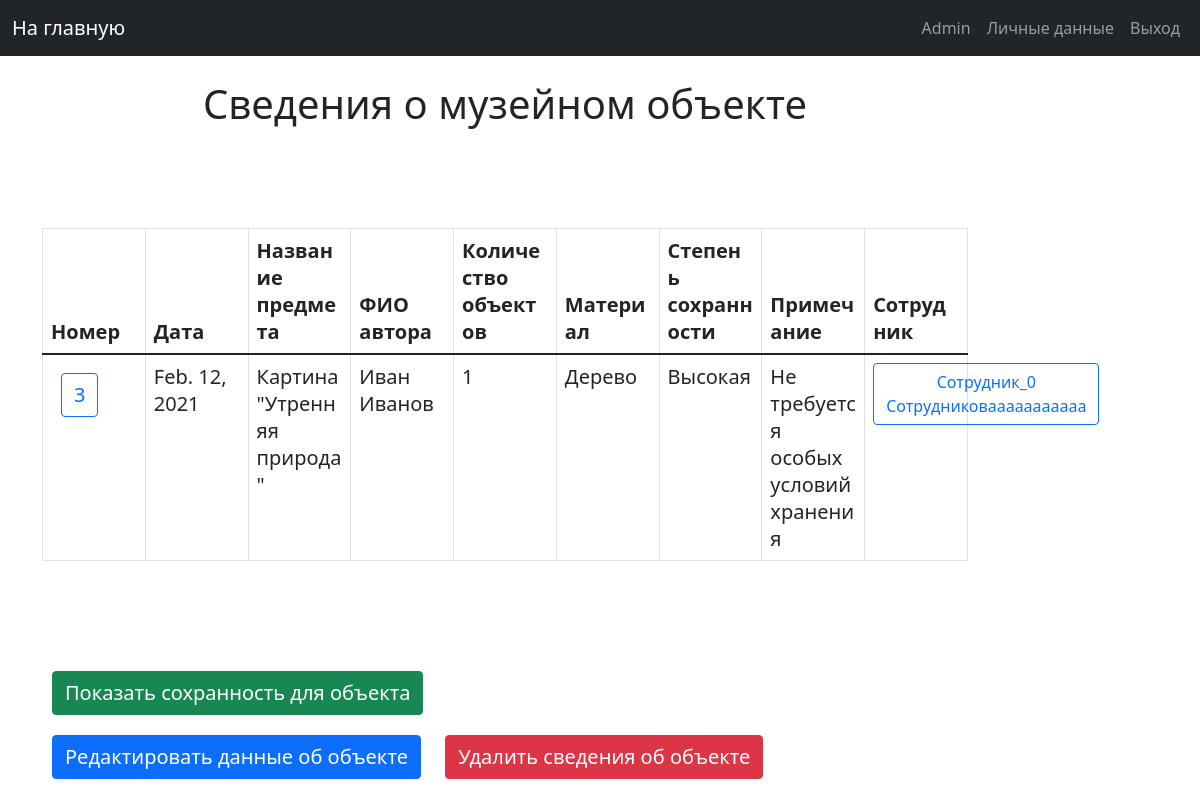
The page /main_page_admin/gik3 (signed in) on the database its author committed.
### musem/models.py (models this page shows, shortened)
class Gik(models.Model):
    gik_id = models.IntegerField(primary_key=True)
    date = models.DateField()
    name = models.CharField(max_length=50)
    name_author = models.CharField(max_length=50)
    surname_author = models.CharField(max_length=50)
    count_objects = models.IntegerField(default=0)
    material = models.CharField(max_length=20)
    safety_on_coming = models.CharField(max_length=50)
    short_description = models.CharField(max_length=200)
    note = models.TextField(default='Some note')
    employee = models.ForeignKey('Employee', on_delete=models.CASCADE)
    is_activate = models.IntegerField(default=1)
    class Meta:
        verbose_name = "Gik"
        verbose_name_plural = "Gik in museum"

### musem/views.py (the view)
# urls.py: path('main_page_admin/gik<int:gik_id>', admin_gik_description, name="gik_description"),
def admin_gik_description(request, gik_id):
    if not request.user.is_superuser:
        return HttpResponseForbidden()
    head = ["Номер", "Дата", "Название предмета", "ФИО автора", "Количество объектов", "Материал",
            "Степень сохранности", "Примечание", "Сотрудник"]
    table = Gik.objects.raw(
        raw_query=f"SELECT mg.gik_id, mg.date, mg.name, mg.name_author, mg.surname_author, mg.count_objects, mg.material, mg.safety_on_coming,"
                  f" mg.short_description, mg.note, me.name as name_employee, me.surname as employee_surname, "
                  f"me.employee_id FROM musem_gik mg JOIN musem_employee me ON mg.employee_id = me.employee_id "
                  f"WHERE gik_id = {gik_id} AND mg.is_activate = 1"
    )
    return render(request, 'admin_pages/tables/descriptions/gik_description.html', {
        'title_page': 'Сведения о музейном объекте',
        'hide_nav_bar': 0,
        'head': head,
        'table': table,
        'is_description': 1,
        'is_administrative_zone': 1
    })

### templates/admin_pages/tables/descriptions/gik_description.html
{% extends 'include/base.html' %}
{% load static %}
{% block title %}
    <div class="title_block">
        <h2 class="title">{{ title_page }}</h2>
    </div>
{% endblock title %}
{% block content %}
    <div class="list_button_block">
        {% include 'include/tables/gik_table.html' %}
        {% for content_list in table %}
            <div class="extra-functions">
                <a class="btn btn-success text_button"
                   href="{% url 'safe_description_for_gik' gik_id=content_list.gik_id %}">
                    Показать сохранность для объекта
                </a>
            </div>
            <a class="btn btn-primary text_button"
               href="{% url 'edit_gik' gik_id=content_list.gik_id %}">Редактировать данные об объекте</a>
            <a class="btn btn-danger text_button"
               href="{% url 'delete_gik' gik_id=content_list.gik_id %}">Удалить сведения об объекте</a>
        {% endfor %}
    </div>
{% endblock content %}

### templates/include/navbar.html (shortened to what this page needs)
<nav class="navbar navbar-expand-md navbar-dark bg-dark mb-4">
    <div class="container-fluid">
        {% if is_administrative_zone %}
            <a class="navbar-brand" href="{% url "main_page_admin" %}">На главную</a>
        {% else %}
            <a class="navbar-brand" href="{% url "main_page" %}">На главную</a>
        {% endif %}
        <div class="pull-right">
            <ul class="navbar-nav me-auto mb-2 mb-md-0">
                {% if request.user.is_authenticated %}
                    <li class="nav-item">
                        <a class="nav-link" href="{% url 'user_data' %}" tabindex="-1">{{ request.user.first_name }}</a>
                    </li>
                    <li class="nav-item">
                        <a class="nav-link" href="{% url 'user_settings' %}" tabindex="-1">Личные данные</a>
                    </li>
                    <li class="nav-item">
                        <a class="nav-link" href="{% url 'logout' %}" tabindex="-1">Выход</a>
                    </li>
                {% endif %}
            </ul>
        </div>
    </div>
</nav>

### templates/include/tables/gik_table.html (shortened to what this page needs)
{% extends 'include/base_table.html' %}
{% load static %}
    {% block table_head %}
        {% for title in head %}
            <th class="text_button">{{ title }}</th>
        {% endfor %}
    {% endblock %}
    {% block table_content %}
        {% for content_list in table %}
            <tr>
                <td>
                    <a href="{% url 'gik_description' gik_id=content_list.gik_id %}"
                       class="btn btn-outline-primary text_button">{{ content_list.gik_id }}</a>
                </td>
                <td class="text_button">{{ content_list.date }}</td>
                <td class="text_button">{{ content_list.name }}</td>
                <td class="text_button">{{ content_list.name_author }} {{ content_list.surname_author }}</td>
                <td class="text_button">{{ content_list.count_objects }}</td>
                <td class="text_button">{{ content_list.material }}</td>
                <td class="text_button">{{ content_list.safety_on_coming }}</td>
                {% if is_description %}
                    <td class="text_button">{{ content_list.note }}</td>
                {% else %}
                    <td class="text_button">{{ content_list.note|truncatechars:20 }}</td>
                {% endif %}
                <td>
                    <a href="{% url 'employee_description' employee_id=content_list.employee_id %}"
                        class="btn btn-outline-primary">
                        {{ content_list.name_employee }} {{ content_list.employee_surname }}
                    </a>
                </td>
            </tr>
        {% endfor %}
    {% endblock %}

### static/css/my_styles.css (style rules this page uses)
.title_block { margin-bottom: 100px; }
.title { font-size: 40px; text-align: center; }
.text_button { font-size: 20px; margin: 10px; }
td, th { white-space: normal; word-wrap: break-word; }
.list_button_block { margin-bottom: 50px; }

### rows shown on the page
Gik: gik_id "3", date "Feb. 12, 2021", name "Картина \"Утренняя природа\"", name_author "Иван", surname_author "Иванов", count_objects "1", material "Дерево", safety_on_coming "Высокая", note "Не требуется особых условий хранения", name_employee "Сотрудник_0", employee_surname "Сотрудниковааааааааааа"

### other values the page prints
{{ request.user.first_name }} "Admin"
{{ title_page }} "Сведения о музейном объекте"
{{ title }} "Номер" "Дата" "Название предмета" "ФИО автора" "Количество объектов" "Материал" "Степень сохранности" "Примечание" "Сотрудник"
